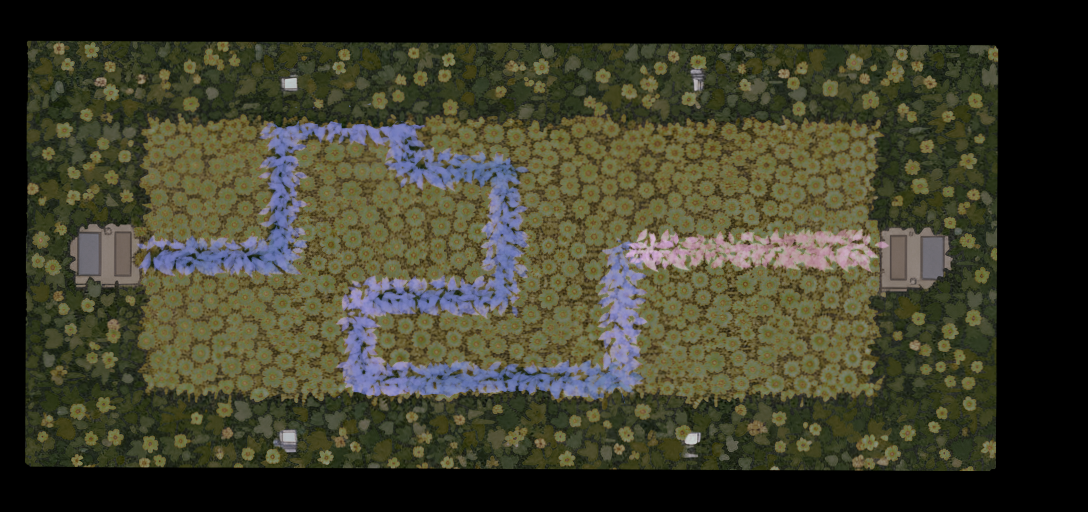

A 2D game scene composited from a Tiled map and its tileset images. What follows is a short description and the map's XML, with every tile layer's data as written:
An orthogonal 17x8 tile map with 64x64 px tiles, 1 tile layer (ground) and 18 objects (white, yellow_hall, from_hall).

<map version="1.10" tiledversion="1.11.2" orientation="orthogonal" renderorder="right-down" width="17" height="8" tilewidth="64" tileheight="64" infinite="0" nextlayerid="8" nextobjectid="27">
 <tileset firstgid="1" source="yellow.tsx" />
 <layer id="1" name="ground" width="17" height="8">
  <data encoding="csv">
65,66,67,68,69,70,71,72,73,74,75,76,77,78,79,80,0,
81,82,83,84,85,86,87,88,89,90,91,92,93,94,95,96,0,
97,98,99,100,101,102,103,104,105,106,107,108,109,110,111,112,0,
113,114,115,116,117,118,119,120,121,122,123,124,125,126,127,128,0,
129,130,131,132,133,134,135,136,137,138,139,140,141,142,143,144,0,
145,146,147,148,149,150,151,152,153,154,155,156,157,158,159,160,0,
161,162,163,164,165,166,167,168,169,170,171,172,173,174,175,176,0,
177,178,179,180,181,182,183,184,185,186,187,188,189,190,191,192,0
</data>
 </layer>
 <objectgroup id="7" name="interact">
  <object id="13" name="white" x="602.667" y="229.333" width="52" height="52" />
 </objectgroup>
 <objectgroup id="3" name="collision">
  <object id="1" x="26.6667" y="38.6667" width="120" height="429.333" />
  <object id="2" x="142" y="397.333" width="858" height="74.6667" />
  <object id="3" x="148" y="40" width="852" height="79" />
  <object id="4" x="875" y="126" width="126" height="263" />
 </objectgroup>
 <objectgroup id="4" name="teleport">
  <object id="7" name="yellow_hall" x="825.167" y="229.5" width="44.5" height="53.5">
   <properties>
    <property name="target_map" value="asset/hall/hall.tmx" />
    <property name="target_spawn_point" value="from_yellow" />
   </properties>
  </object>
 </objectgroup>
 <objectgroup id="5" name="entry_point">
  <object id="9" name="from_hall" x="180.5" y="255.5">
   <point />
  </object>
 </objectgroup>
 <objectgroup id="6" name="track">
  <object id="15" x="146.5" y="230.5" width="167" height="55.5" />
  <object id="16" x="256" y="118.5" width="58" height="143" />
  <object id="17" x="255.333" y="102" width="181.333" height="55.5" />
  <object id="18" x="376" y="142.833" width="160.5" height="53.1667" />
  <object id="19" x="471.833" y="143.583" width="64.8333" height="184.167" />
  <object id="20" x="340" y="271.333" width="188.667" height="56" />
  <object id="21" x="337.333" y="276.667" width="58" height="119.333" />
  <object id="22" x="335" y="350" width="310" height="53" />
  <object id="23" x="590" y="220" width="66" height="144" />
  <object id="25" x="593.333" y="221.333" width="289.333" height="58.6667" />
  <object id="26" x="154" y="300" width="171" height="93" />
 </objectgroup>
</map>
